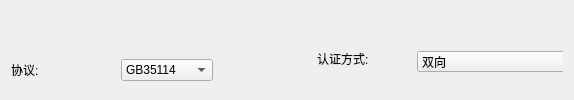
         <widget class="QWidget" name="widget_6" native="true">
          <layout class="QGridLayout" name="gridLayout_6">
           <item row="0" column="0">
            <spacer name="VerticalSpacer_2">
             <property name="orientation">
              <enum>Qt::Vertical</enum>
             </property>
             <property name="sizeHint" stdset="0">
              <size>
               <width>20</width>
               <height>40</height>
              </size>
             </property>
            </spacer>
           </item>
           <item row="1" column="0">
            <layout class="QHBoxLayout" name="horizontalLayout_21" stretch="20,20">
             <property name="spacing">
              <number>0</number>
             </property>
             <property name="rightMargin">
              <number>0</number>
             </property>
             <item>
              <layout class="QHBoxLayout" name="horizontalLayout_22" stretch="1,5,0,0,1">
               <property name="spacing">
                <number>0</number>
               </property>
               <property name="leftMargin">
                <number>0</number>
               </property>
               <property name="topMargin">
                <number>0</number>
               </property>
               <property name="rightMargin">
                <number>0</number>
               </property>
               <item>
                <spacer name="HorizontalSpacer_4">
                 <property name="orientation">
                  <enum>Qt::Horizontal</enum>
                 </property>
                 <property name="sizeHint" stdset="0">
                  <size>
                   <width>40</width>
                   <height>20</height>
                  </size>
                 </property>
                </spacer>
               </item>
               <item>
                <widget class="QLabel" name="Label_2">
                 <property name="minimumSize">
                  <size>
                   <width>110</width>
                   <height>0</height>
                  </size>
                 </property>
                 <property name="maximumSize">
                  <size>
                   <width>100</width>
                   <height>16777215</height>
                  </size>
                 </property>
                 <property name="text">
                  <string>协议:</string>
                 </property>
                </widget>
               </item>
               <item>
                <widget class="QComboBox" name="protoType">
                 <item>
                  <property name="text">
                   <string>GB35114</string>
                  </property>
                 </item>
                 <item>
                  <property name="text">
                   <string>GB/T28181</string>
                  </property>
                 </item>
                </widget>
               </item>
               <item>
                <spacer name="HorizontalSpacer_46">
                 <property name="orientation">
                  <enum>Qt::Horizontal</enum>
                 </property>
                 <property name="sizeHint" stdset="0">
                  <size>
                   <width>270</width>
                   <height>20</height>
                  </size>
                 </property>
                </spacer>
               </item>
               <item>
                <spacer name="HorizontalSpacer_6">
                 <property name="orientation">
                  <enum>Qt::Horizontal</enum>
                 </property>
                 <property name="sizeHint" stdset="0">
                  <size>
                   <width>40</width>
                   <height>20</height>
                  </size>
                 </property>
                </spacer>
               </item>
              </layout>
             </item>
             <item>
              <layout class="QHBoxLayout" name="horizontalLayout_23" stretch="0">
               <property name="spacing">
                <number>0</number>
               </property>
               <property name="leftMargin">
                <number>0</number>
               </property>
               <property name="topMargin">
                <number>0</number>
               </property>
               <property name="rightMargin">
                <number>0</number>
               </property>
               <item>
                <widget class="QStackedWidget" name="stackedWidget_1">
                 <property name="currentIndex">
                  <number>0</number>
                 </property>
                 <widget class="QWidget" name="page_13">
                  <widget class="QLabel" name="Label_3">
                   <property name="geometry">
                    <rect>
                     <x>30</x>
                     <y>0</y>
                     <width>71</width>
                     <height>16</height>
                    </rect>
                   </property>
                   <property name="text">
                    <string>认证方式:</string>
                   </property>
                  </widget>
                  <widget class="QComboBox" name="authMethod">
                   <property name="geometry">
                    <rect>
                     <x>130</x>
                     <y>0</y>
                     <width>300</width>
                     <height>21</height>
                    </rect>
                   </property>
                   <item>
                    <property name="text">
                     <string>双向</string>
                    </property>
                   </item>
                   <item>
                    <property name="text">
                     <string>单向</string>
                    </property>
                   </item>
                  </widget>
                 </widget>
                 <widget class="QWidget" name="page_14"/>
                </widget>
               </item>
              </layout>
             </item>
            </layout>
           </item>
          </layout>
         </widget>
